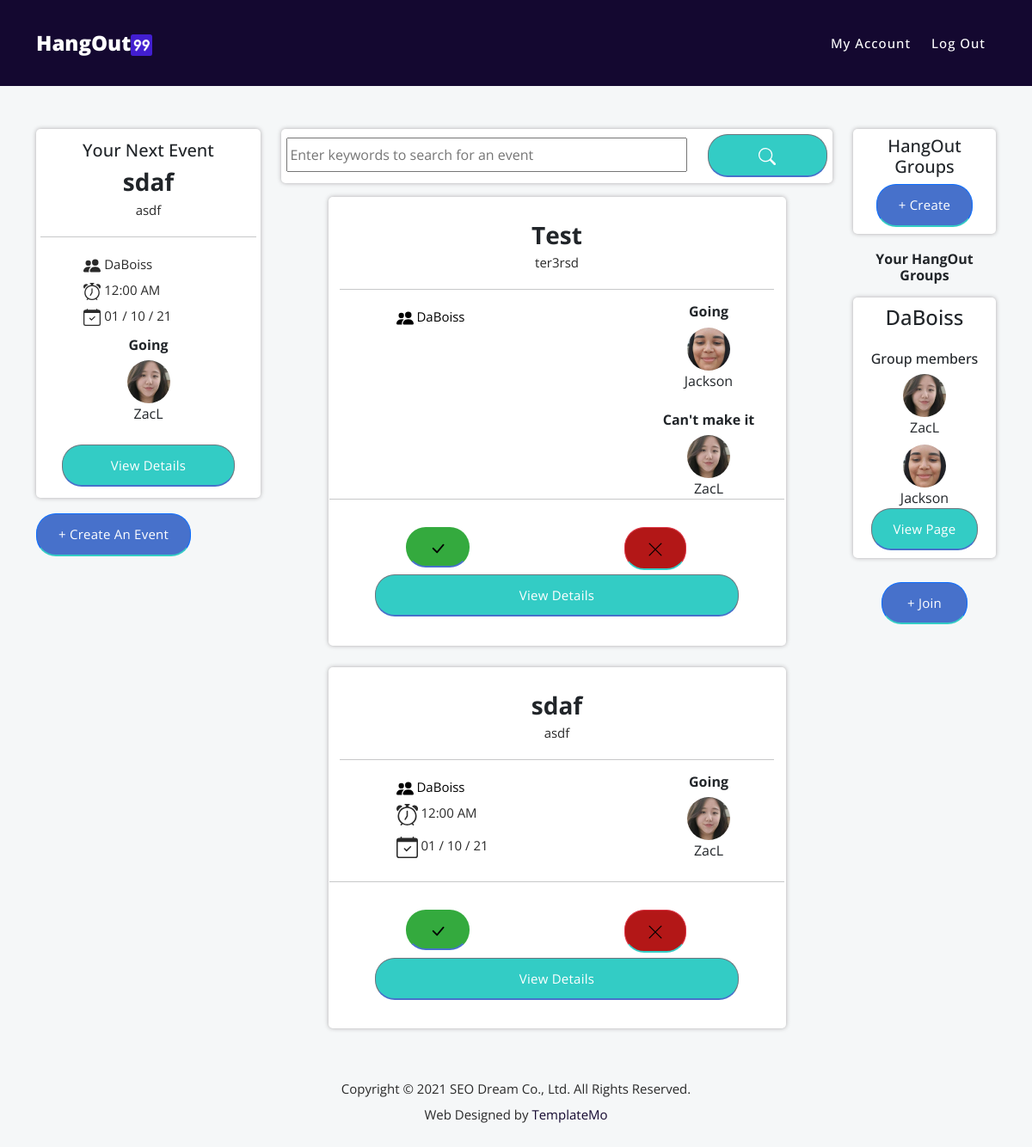
/event/explore (signed in), run on the app's committed database.
### main/models.py (models this page shows, shortened)
class Event(db.Model):
    __tablename__ = "events"
    ID = db.Column(db.Integer, primary_key = True, nullable = False, autoincrement=True)
    Creator_ID = db.Column(db.Integer, nullable = False)
    Name = db.Column(db.String(256), nullable = False)
    Description = db.Column(db.String(256), nullable = False)
    DateTime = db.Column(db.DateTime, nullable = True)
    Location = db.Column(db.String(256), nullable = True)
    Link = db.Column(db.String(256), nullable = True)
    Users = db.relationship("User", secondary=interested_event, backref="event")
    UnavailableUsers = db.relationship("User", secondary=unavailable_event, backref="unavailableEvent")
    Comments = db.relationship("Comment", backref="Event")
    Photos = db.relationship("Photo", backref="Event")
    Hangout_ID = db.Column(db.String(256), db.ForeignKey('hangoutgroups.Name'))

class User(db.Model):
    __tablename__ = "users"
    ProfilePic = db.Column(db.String(256), nullable = False)
    ID = db.Column(db.Integer, primary_key = True, nullable = False, autoincrement=True)
    Email = db.Column(db.String(256), nullable = False)
    Username = db.Column(db.String(256), unique = True, nullable = False)
    Password = db.Column(db.String(256), nullable = False)
    IsValidated = db.Column(db.Boolean, nullable = False)

class HangOutGroup(db.Model):
    __tablename__ = "hangoutgroups"
    ID = db.Column(db.Integer, primary_key = True, nullable = False, autoincrement=True)
    Creator_ID = db.Column(db.Integer, nullable = False)
    JoinLink = db.Column(db.String(256), nullable = False, unique = True)
    Pin = db.Column(db.Integer, nullable = True)
    Name = db.Column(db.String(256), nullable = False, unique = True)
    Users = db.relationship("User", secondary=user_identifier, backref="hangoutgroup")
    Events = db.relationship('Event', backref='hangoutgroup')

### main/event.py (the view)
@eventbp.route('/explore')
@login_required
def explore():
    event_dates = []
    for event in current_user.event:
        if event.DateTime is None:
            continue
        event_dates.append( event.DateTime )
    latest_event = None
    try:
        latest_date = min(event_dates)
        latest_event = Event.query.filter_by(DateTime = latest_date).first()
    except:
        pass
    return render_template('feed.html', latest_event = latest_event)

### main/routes.py (called while the page is built)
@login_manager.user_loader
def load_user(id):
    return User.query.filter_by(ID = id).first()

### main/templates/feed.html (shortened to what this page needs)
{% extends "template.html" %}
{% block body %}
    <div class="container">
        <div class="row">
            <div class="col-lg-3">
                {% if latest_event == None %}
                <div class="upcomingEvent">
                    <h5>You have no upcoming events</h5>
                </div>
                {% else %}
                <div class="upcomingEvent">
                    <h5>Your Next Event</h5>
                    <h3 class="mt-2"><strong>{{latest_event.Name}}</strong></h3>
                    <p>{{latest_event.Description}}</p>
                    <hr>
                    <div class="details">
                        <p>   {{ latest_event.Hangout_ID }}
                        </p>
                        <p> {{latest_event.DateTime.strftime('%I:%M %p')}}</p>
                        <p> {{latest_event.DateTime.strftime('%d / %m / %y')}}</p>
                    </div>
                    {% if latest_event.Users | length != 0 %}
                    <h6><strong>Going</strong></h6>
                    <ul>
                        {% for user in latest_event.Users %}
                        <li> <img class="mt-2" src="{{user.ProfilePic}}" height="50px" style="width:50px; border-radius:50px;" alt=""> <br>{{user.Username}}</li>
                        {% endfor %}
                    </ul>
                    {% endif %}
                    <br>
                    <a href="{{ url_for('event.event', id = latest_event.ID) }}" style="margin: auto; width:80%;" class="btn btn-secondary">View details</a>
                </div>
                {% endif %}
                <a href="{{ url_for('event.create') }}" class="btn btn-primary mb-4 mt-2">+ Create an event</a>
            </div>
            <div class="col-lg-7">
                <div class="search-event">
                    <div class="row">
                        <div class="col-9"><input placeholder="Enter keywords to search for an event" class="mt-1" style=" min-width:100px;width: 100%; height: 40px;"> </div>
                        <div id="search-button" class="col-3"><a style="width:100%;" class="btn btn-secondary">
                        </a></div>
                    </div>
                </div>
                <div class="row mt-3">
                    {% for group in current_user.hangoutgroup %}
                    {% for event in group.Events %}
                    <div class="event-obj">
                        <h3 class="mt-2"><strong>{{event.Name}}</strong></h3>
                        <p>{{event.Description}}</p>
                        <hr>
                        <div class="row">
                            <div class="col-8">
                                <div class="details">
                                    <p><a style="color: black;" href="{{ url_for('hangout.view', id = group.ID) }}">   {{ event.Hangout_ID }} </a>
                                    </p>
                                    {% if event.DateTime %}
                                    <p class="mb-2"> {{event.DateTime.strftime('%I:%M %p')}}</p>
                                    <p class="mb-2"> {{event.DateTime.strftime('%d / %m / %y')}}</p>
                                    {% endif %}
                                </div>
                            </div>
                            <div class="col-4">
                                {% if event.Users | length != 0 %}
                                <h6><strong>Going</strong></h6>
                                <ul>
                                    {% for user in event.Users %}
                                    <li> <img class="mt-2" src="{{user.ProfilePic}}" height="50px" style="width:50px; border-radius:50px;" alt=""> <br>{{user.Username}}</li>
                                    {% endfor %}
                                </ul>
                                {% endif %}
                                <br>
                                {% if event.UnavailableUsers | length != 0 %}
                                <h6> <strong> Can't make it </strong></h6>
                                <ul>
                                    {% for user in event.UnavailableUsers %}
                                    <li><img class="mt-2" src="{{user.ProfilePic}}" height="50px" style="width:50px; border-radius:50px;" alt=""> <br>{{user.Username}}</li>
                                    {% endfor %}
                                </ul>
                                {% endif %}
                            </div>
                            <hr>
                            <div class="row mt-3">
                                <div class="col-6">
                                    <button onclick="eventAvailable{{event.ID}}()" class="btn btn-success">
                                      </button>
                                </div>
                                <div class="col-6">
                                    <button onclick="eventUnavailable{{event.ID}}()" class="btn btn-danger">
                                      </button>
                                </div>
                            </div>
                            <a href="{{ url_for('event.event', id = event.ID) }}" style="margin: auto; width:80%; margin-top:1%;" class="btn btn-secondary">View details</a>
                        </div>
                    </div>
                    {% endfor %}
                    {% endfor %}
                </div>
            </div>
            <div class="col-lg-2" style="text-align:center;"  >
                <div class="hangoutGroups">
                    <h5>HangOut Groups</h5>
                    <a href="{{ url_for('hangout.create') }}" class="btn btn-primary mt-2"> + Create</a>
                </div>
                {% if current_user.hangoutgroup != [] %}
                <h6 class="mb-3"><strong>Your HangOut Groups</strong></h6>
                {% for group in current_user.hangoutgroup %}
                <div class="hangoutGroups">
                    <h4>{{group.Name}}</h4><br>
                    <h6>Group members</h6>
                    <ul>
                        {% for user in group.Users %}
                        <li> <img class="mt-2" src="{{user.ProfilePic}}" height="50px" style="width:50px; border-radius:50px;" alt=""> <br>{{user.Username}}</li>
                        {% endfor %}
                    </ul>
                    <a href="{{url_for('hangout.view', id=group.ID)}}" class="btn btn-secondary">View page</a>
                </div>
                {% endfor %}
                {% else %}
                <h5>You aren't in any HangOut groups!</h5>
                {% endif %}
                <a class="btn btn-primary mt-2" style="width: 100px;" href="{{url_for('hangout.join')}}"> + Join</a>
            </div>
        </div>
    </div>
{% endblock %}

### main/static/assets/css/index.css (style rules this page uses)
html, body, div, span, applet, object, iframe, h1, h2, h3, h4, h5, h6, p, blockquote, div pre, a, abbr, acronym, address, big, cite, code, del, dfn, em, font, img, ins, kbd, q, s, samp, small, strike, strong, sub, sup, tt, var, b, u, i, center, dl, dt, dd, ol, ul, li, figure, header, nav, section, article, aside, footer, figcaption { margin: 0; padding: 0; border: 0; outline: 0; }
ul, li { padding: 0; margin: 0; list-style: none; }
* { box-sizing: border-box; }
html, body { font-family: 'Open Sans', sans-serif; font-weight: 400; background-color: #140830; -ms-text-size-adjust: 100%; -webkit-font-smoothing: antialiased; -moz-osx-font-smoothing: grayscale; }
a { text-decoration: none !important; }
h1, h2, h3, h4, h5, h6 { margin-top: 0px; margin-bottom: 0px; }
ul { margin-bottom: 0px; }
p { font-size: 15px; line-height: 30px; color: #2a2a2a; }
img { width: 100%; overflow: hidden; }
html, body { background: #fff; font-family: 'Open Sans', sans-serif; }
html, body { background: url(../images/bg-image-site.png) no-repeat center center fixed; -webkit-background-size: cover; -moz-background-size: cover; -o-background-size: cover; background-size: cover; }
.btn-primary { display: inline-block; background-color: #4771cb; font-size: 15px; font-weight: 400; color: #fff; text-transform: capitalize; padding: 12px 25px; border-radius: 23px; letter-spacing: 0.25px; border-bottom: 2px solid #33ccc5!important; transition: all .3s; }
.btn-secondary { display: inline-block; background-color: #33ccc5; font-size: 15px; font-weight: 400; color: #fff; text-transform: capitalize; padding: 12px 25px; border-radius: 23px; letter-spacing: 0.25px; border-bottom: 2px solid #4771cb!important; transition: all .3s; }
.btn-danger { display: inline-block; background-color: #b31717; font-size: 15px; font-weight: 400; color: #fff; text-transform: capitalize; padding: 12px 25px; border-radius: 23px; letter-spacing: 0.25px; border-bottom: 2px solid #33ccc5!important; transition: all .3s; }
.btn-success { display: inline-block; background-color: rgb(52, 170, 62); font-size: 15px; font-weight: 400; color: #fff; text-transform: capitalize; padding: 10px 25px; border-radius: 23px; letter-spacing: 0.25px; border-top: 2px solid rgb(52, 170, 62)!important; border-bottom: 2px solid #4771cb!important; border-left: 2px solid rgb(52, 170, 62)!important; border-right: 2px solid rgb(52, 170, 62)!important; transition: all .3s; }

### main/templates/feed.html (style rules this page uses)
html, body { background-color: #f5f7f8; }
.upcomingEvent { text-align: center; background-color: #fff; width: 100%; border-radius: 5px; padding:2%; padding-top: 5%; padding-bottom: 5%; filter: drop-shadow(0 0 0.15rem rgb(172, 170, 172)); margin-bottom: 10px; }
.hangoutGroups { text-align: center; background-color: #fff; width: 100%; border-radius: 5px; padding:2%; padding-top: 5%; padding-bottom: 5%; filter: drop-shadow(0 0 0.15rem rgb(172, 170, 172)); margin-bottom: 20px; }
.event-obj { text-align: center; background-color: #fff; width: 80%; margin: auto; border-radius: 5px; padding:2%; padding-top: 3%; padding-bottom: 5%; filter: drop-shadow(0 0 0.15rem rgb(172, 170, 172)); margin-bottom: 25px; }
.details { text-align: left; margin: auto; width: 60%; margin-bottom: 10px; }
.search-event { text-align: center; background-color: #fff; width: 100%; border-radius: 5px; filter: drop-shadow(0 0 0.15rem rgb(172, 170, 172)); padding: 1%; margin-bottom: 10px; word-wrap: break-word }

### data on the page
Event: Name "sdaf", Description "asdf", Hangout_ID "DaBoiss", DateTime "12:00 AM", DateTime "01 / 10 / 21"
User: ProfilePic (picture), Username "ZacL"
HangOutGroup: Name "DaBoiss"
Event: Name "Test", Description "ter3rsd", Hangout_ID "DaBoiss"
User: ProfilePic (picture), Username "Jackson"
